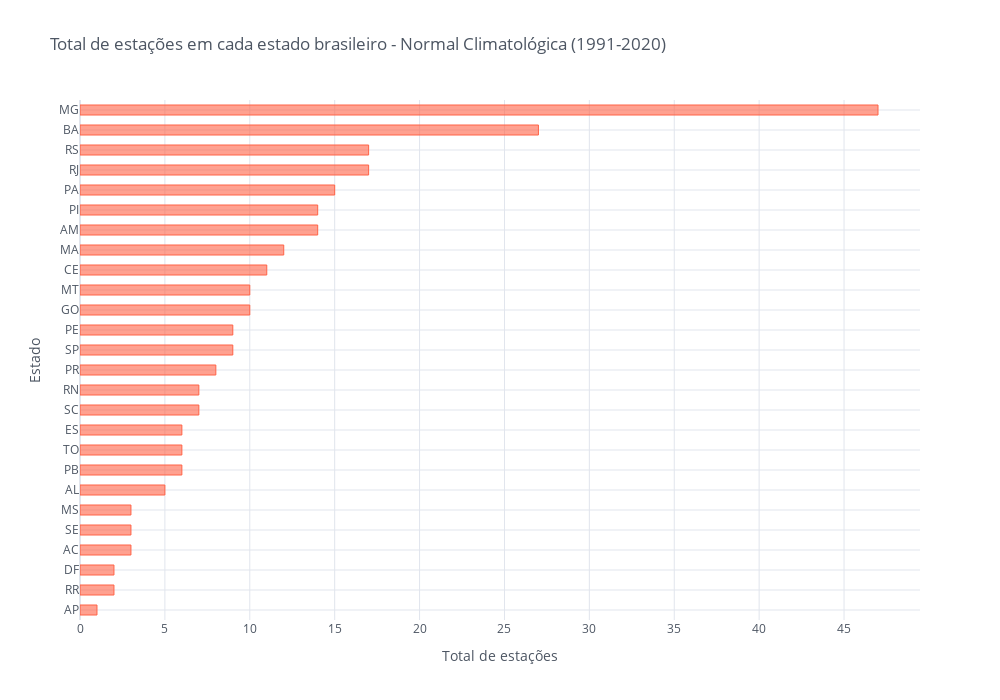

Write notebook code for a chart like this one.
### Code cell
estacao_uf.iplot(kind="bar", y="Total",
                yTitle="Estado", xTitle="Total de estações", title="Total de estações em cada estado brasileiro - Normal Climatológica (1991-2020)",
                colors=["tomato"], bargap=0.5,
                sortbars=True,
                dimensions=(1000, 700),
                orientation="h")

### Figure 1 — Plotly figure (JSON) as saved in the notebook; plotly's stock layout.template omitted (floating-point values rounded to 4 significant figures)
{"data": [{"marker": {"color": "rgba(255, 99, 71, 0.6)", "line": {"color": "rgba(255, 99, 71, 1.0)", "width": 1}}, "name": "Total", "orientation": "h", "text": "", "type": "bar", "x": [1, 2, 2, 3, 3, 3, 5, 6, 6, 6, 7, 7, 8, 9, 9, 10, 10, 11, 12, 14, 14, 15, 17, 17, 27, 47], "y": ["AP", "RR", "DF", "AC", "SE", "MS", "AL", "PB", "TO", "ES", "SC", "RN", "PR", "SP", "PE", "GO", "MT", "CE", "MA", "AM", "PI", "PA", "RJ", "RS", "BA", "MG"]}], "layout": {"bargap": 0.5, "height": 700, "legend": {"bgcolor": "#FFFFFF", "font": {"color": "#4D5663"}}, "paper_bgcolor": "#FFFFFF", "plot_bgcolor": "#FFFFFF", "title": {"font": {"color": "#4D5663"}, "text": "Total de estações em cada estado brasileiro - Normal Climatológica (1991-2020)"}, "width": 1000, "xaxis": {"gridcolor": "#E1E5ED", "showgrid": true, "tickfont": {"color": "#4D5663"}, "title": {"font": {"color": "#4D5663"}, "text": "Total de estações"}, "zerolinecolor": "#E1E5ED"}, "yaxis": {"gridcolor": "#E1E5ED", "showgrid": true, "tickfont": {"color": "#4D5663"}, "title": {"font": {"color": "#4D5663"}, "text": "Estado"}, "zerolinecolor": "#E1E5ED"}}}
